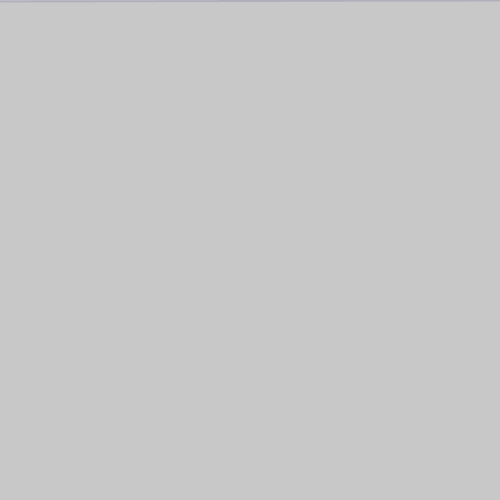
Frame 1 (no input)
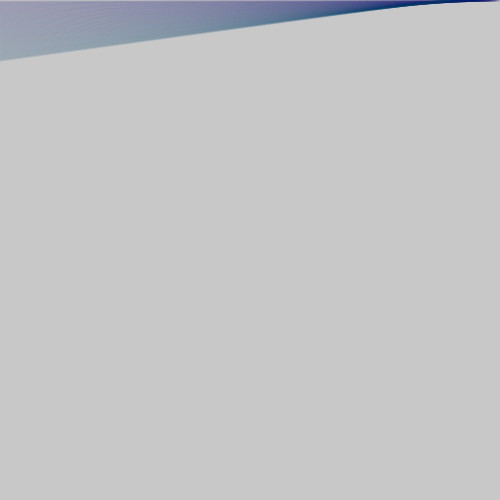
Frame 60 (the mouse pressed at the canvas centre just before this capture)
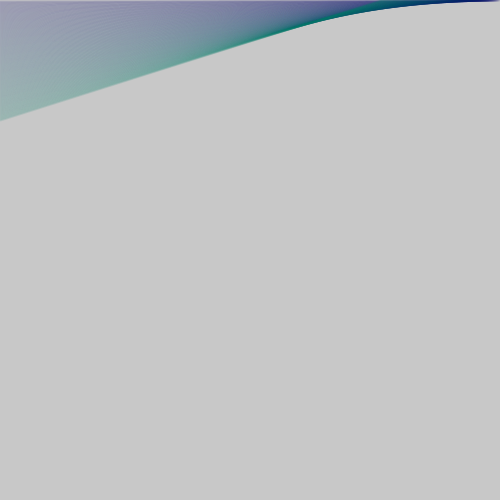
Frame 120 (the mouse held since frame 60 and released just before this capture)

The Processing sketch that drew these frames (run headless with seeded random() and noise(); from frame 60 on, the mouse is pressed at the canvas centre):

// Processing sketch: processing_89789
// ── processing_89789.pde

/*
Pearlyn Lii
 ID 3 - Spring 2013
 1/31/13
 */
 
//declare global variables -----
 
float i = 0;
float j = 0;
float k = 0;
float a = 0;
float b = 500;
float c = 500;
float d = 0;

 
//setup -----
 
void setup() {
  background(200);
  size(500, 500);
  smooth();
  strokeWeight(2);
}
 
//draw -----
 
void draw() {

 
  //_____________________________

  //changes color increment
        k = k + 1;
  if (k> 300) {
    k = 0;
  }
  
 stroke(0, k, 100, 30); //changes color range
 
 
      a = a + 1;
  if (a > 500) {
    a = 0;
  }

      b = b - 1;
  if (b < 0) {
    b = 500;         
  }
  

  line(0, a, b, 0);  //render  A


}
